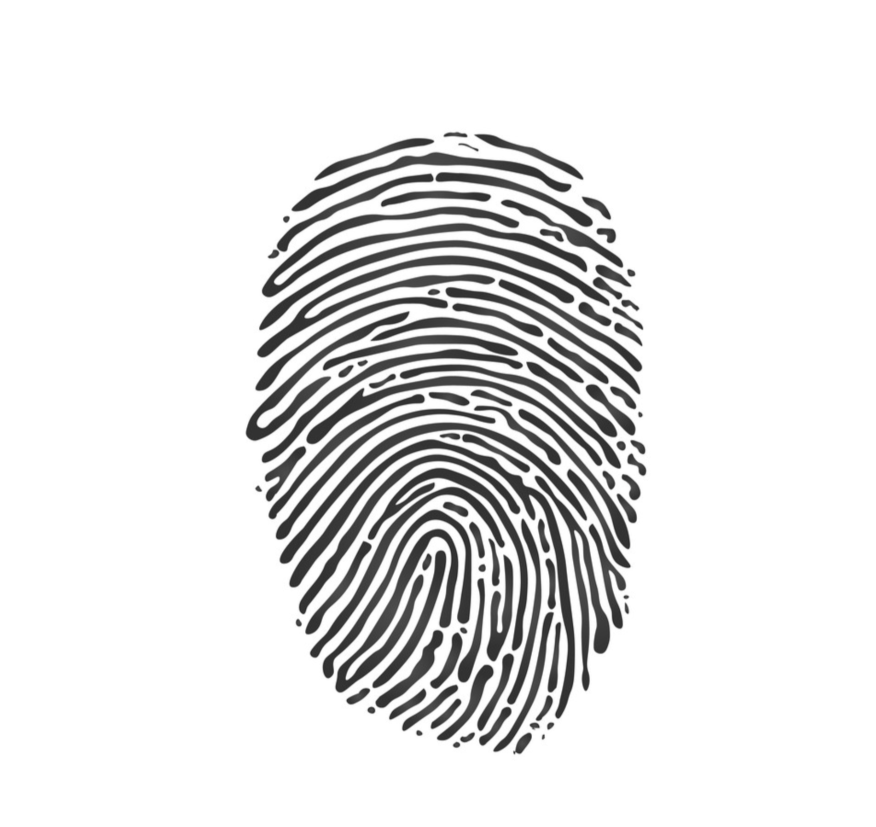
#> input picture Learning Phase/Image Processing/7.png, 1752 x 1654 px (shown at 1/2 size)
$ python morphological_operation.py
#> lines starting #> are read from the running program, lines starting #| are printed output that depends on the picture; after the words box and inside, x2 and y2 are one past the last pixel; in counts of white or black regions, pixels touching at a corner belong together
import cv2
import numpy as np

img = cv2.imread('7.png')
#> img is the input picture: shape (1654, 1752, 3); mean B, G, R 228.9, 228.9, 228.9

img = cv2.resize(img, (480, 360))
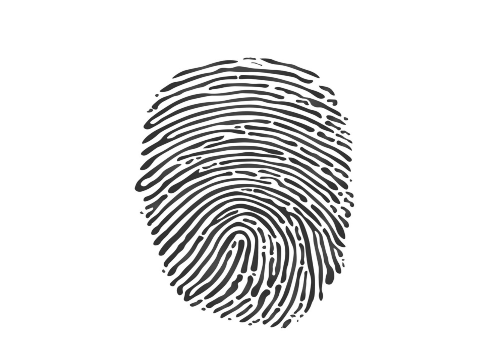
#> img: shape (360, 480, 3); mean B, G, R 228.8, 228.8, 228.8
gray_img = cv2.cvtColor(img, cv2.COLOR_BGR2GRAY)

_, thr = cv2.threshold(gray_img, 127, 255, cv2.THRESH_BINARY)
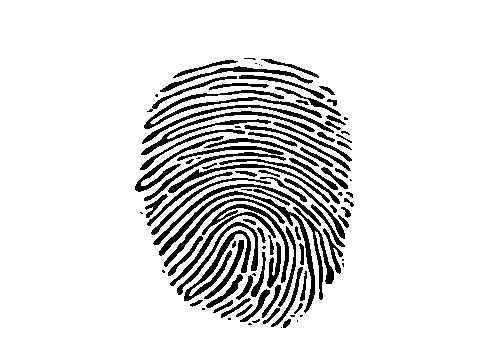
#> thr: shape (360, 480); 87.7% white; 107 black regions (26 under 20 px), largest, box (x1, y1, x2, y2) and area: (159, 191, 315, 313) 1186, (144, 90, 322, 129) 1063, (141, 111, 315, 155) 968

# Define the kernel (structuring element)
kernel = np.ones((3,3), np.uint8)

# Apply erosion
erosion = cv2.erode(thr, kernel, iterations = 1)
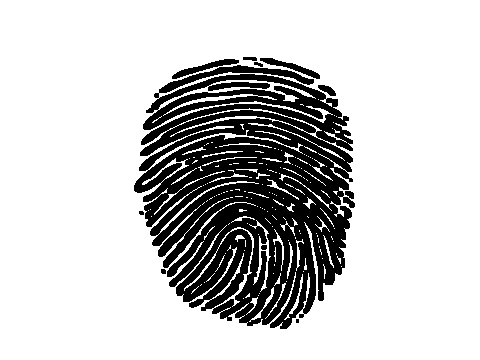
#> erosion: shape (360, 480); 78.4% white; 10 black regions (2 under 20 px), largest, box (x1, y1, x2, y2) and area: (134, 65, 355, 329) 36394, (172, 59, 239, 79) 373, (260, 58, 320, 79) 334
# Apply dilation
dilation = cv2.dilate(thr, kernel, iterations = 1)
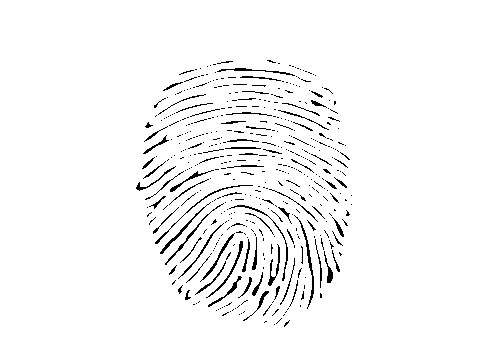
#> dilation: shape (360, 480); 96.5% white; black in thin lines or dots, all inside (x1, y1, x2, y2) = (136, 60, 352, 327)
# Apply opening
opening = cv2.morphologyEx(thr, cv2.MORPH_OPEN, kernel)
#> opening: shape (360, 480); 86.9% white; 41 black regions (16 under 20 px), largest, box (x1, y1, x2, y2) and area: (135, 136, 351, 327) 12758, (177, 219, 266, 318) 2721, (140, 111, 351, 171) 1927
# Apply closing
closing = cv2.morphologyEx(thr, cv2.MORPH_CLOSE, kernel)
#> closing: shape (360, 480); 89.2% white; 194 black regions (48 under 20 px), largest, box (x1, y1, x2, y2) and area: (255, 196, 315, 310) 654, (199, 230, 251, 283) 524, (159, 191, 243, 255) 487


# Stack images horizontally and vertically to form a 2x2 grid
top_row = np.hstack((erosion, dilation))
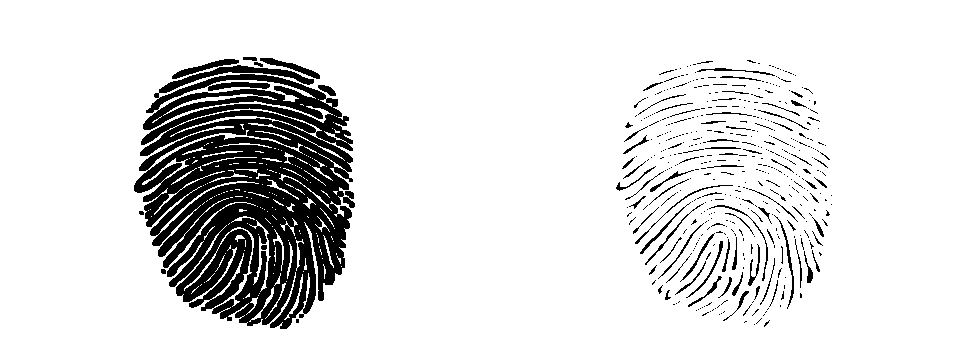
#> top_row: shape (360, 960); 87.4% white; 466 black regions (382 under 20 px), largest, box (x1, y1, x2, y2) and area: (134, 65, 355, 329) 36394, (172, 59, 239, 79) 373, (260, 58, 320, 79) 334
bottom_row = np.hstack((opening, closing))
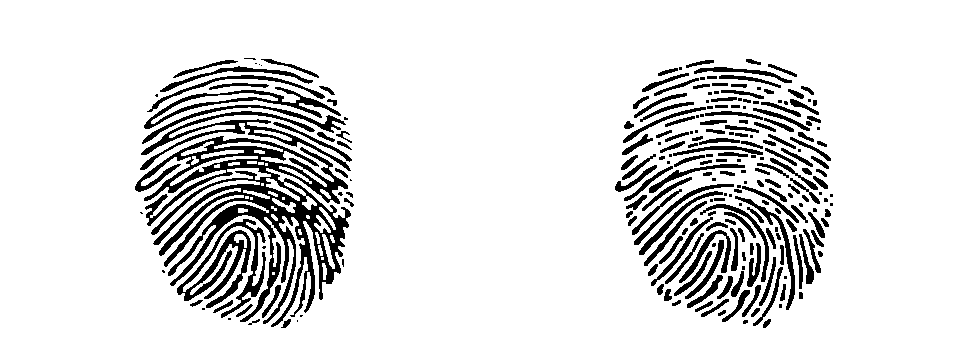
#> bottom_row: shape (360, 960); 88.1% white; 235 black regions (64 under 20 px), largest, box (x1, y1, x2, y2) and area: (135, 136, 351, 327) 12758, (177, 219, 266, 318) 2721, (140, 111, 351, 171) 1927

# Combine the two rows vertically
result = np.vstack((top_row, bottom_row))
#> result: shape (720, 960); 87.8% white; 701 black regions (446 under 20 px), largest, box (x1, y1, x2, y2) and area: (134, 65, 355, 329) 36394, (135, 496, 351, 687) 12758, (177, 579, 266, 678) 2721

# Optionally, add labels to each section of the result image
font = cv2.FONT_HERSHEY_SIMPLEX
cv2.putText(result, 'Dilation', (30, 50), font, 1, (0, 0, 0), 1, cv2.LINE_AA)
cv2.putText(result, 'Erosion', (480 + 30, 50), font, 1, (0, 0, 0), 1, cv2.LINE_AA)
cv2.putText(result, 'Closing', (50, 360 + 50), font, 1, (0, 0, 0), 1, cv2.LINE_AA)
cv2.putText(result, 'Opening', (480 + 50, 360 + 50), font, 1, (0, 0, 0), 1, cv2.LINE_AA)
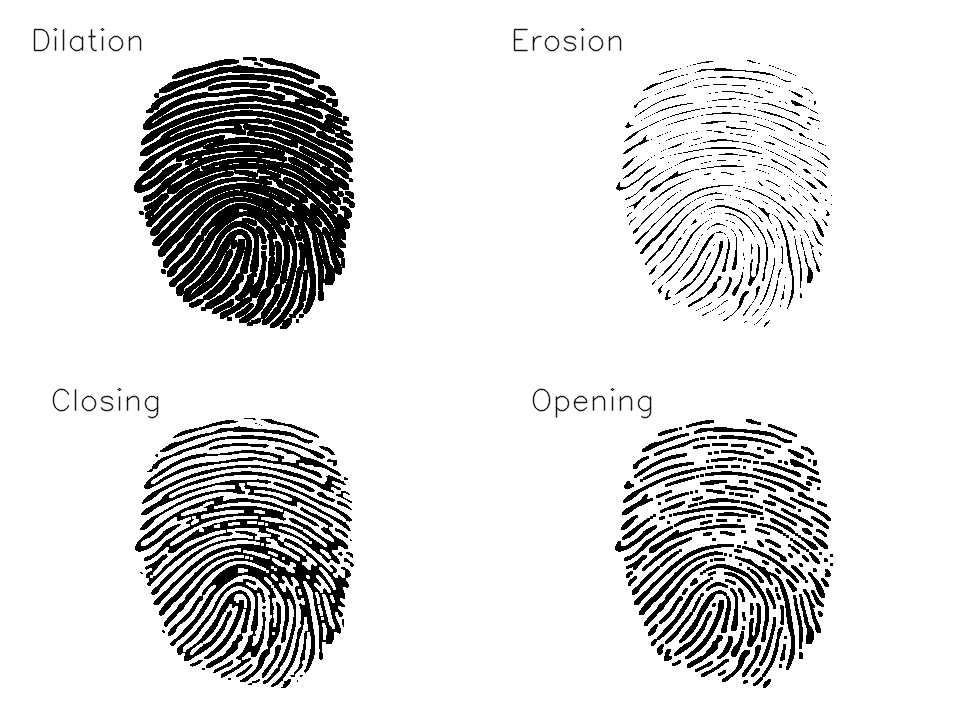
#> result: shape (720, 960); min 0, max 255, mean 223.2

cv2.imshow('thresholod', thr)
# Display the combined image
cv2.imshow('Morphological Transformations (2x2 Grid)', result)
cv2.waitKey(0)
cv2.destroyAllWindows()

$ run again, with Learning Phase/Image Processing/2.jpg saved as Learning Phase/Image Processing/7.png
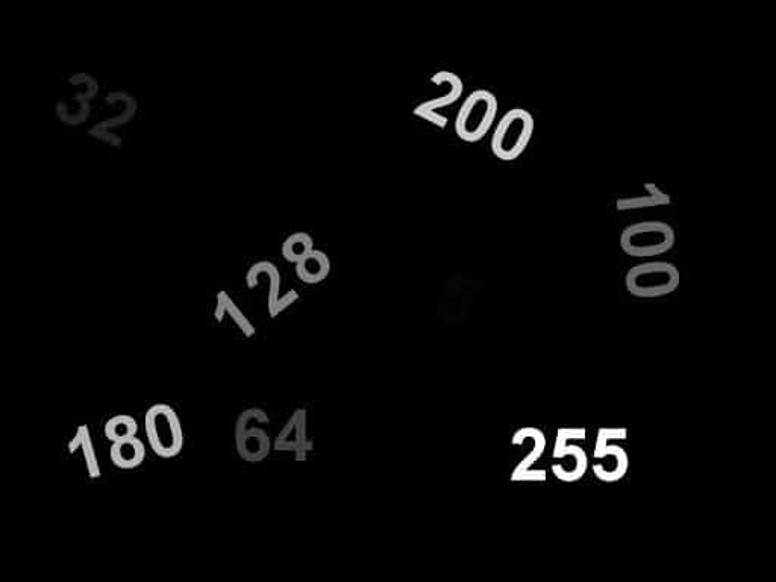
#> input picture Learning Phase/Image Processing/2.jpg, 776 x 582 px
#> img is the input picture: shape (582, 776, 3); min 0, max 255, mean 6.5
#> img: shape (360, 480, 3)
#> `_, thr = cv2.threshold(gray_img, 127, 255, cv2.THRESH_BINARY)`:
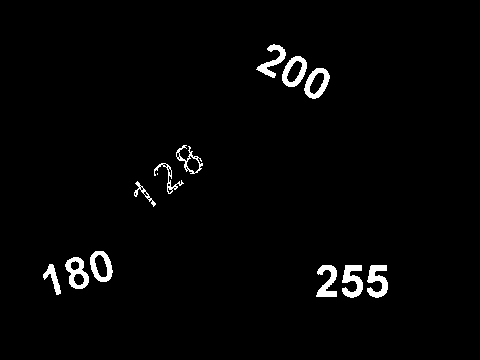
#> thr: shape (360, 480); 2.2% white; 13 white regions (1 under 20 px), largest, box (x1, y1, x2, y2) and area: (342, 265, 363, 298) 417, (367, 265, 388, 298) 413, (65, 257, 89, 289) 390
#> erosion: shape (360, 480); 1% white; 15 white regions (6 under 20 px), largest, box (x1, y1, x2, y2) and area: (343, 266, 362, 297) 244, (368, 266, 387, 297) 240, (318, 266, 336, 296) 208
#> dilation: shape (360, 480); 3.4% white; 12 white regions, largest, box (x1, y1, x2, y2) and area: (341, 264, 364, 299) 599, (366, 264, 389, 299) 595, (64, 256, 90, 290) 580
#> opening: shape (360, 480); 1.9% white; 15 white regions (6 under 20 px), largest, box (x1, y1, x2, y2) and area: (342, 265, 363, 298) 416, (367, 265, 388, 298) 408, (65, 257, 89, 289) 390
#> closing: shape (360, 480); 2.3% white; 12 white regions, largest, box (x1, y1, x2, y2) and area: (342, 265, 363, 298) 419, (367, 265, 388, 298) 413, (65, 257, 89, 289) 394
#> top_row: shape (360, 960); 2.2% white; 27 white regions (6 under 20 px), largest, box (x1, y1, x2, y2) and area: (821, 264, 844, 299) 599, (846, 264, 869, 299) 595, (544, 256, 570, 290) 580
#> bottom_row: shape (360, 960); 2.1% white; 27 white regions (6 under 20 px), largest, box (x1, y1, x2, y2) and area: (822, 265, 843, 298) 419, (342, 265, 363, 298) 416, (847, 265, 868, 298) 413
#> `result = np.vstack((top_row, bottom_row))`:
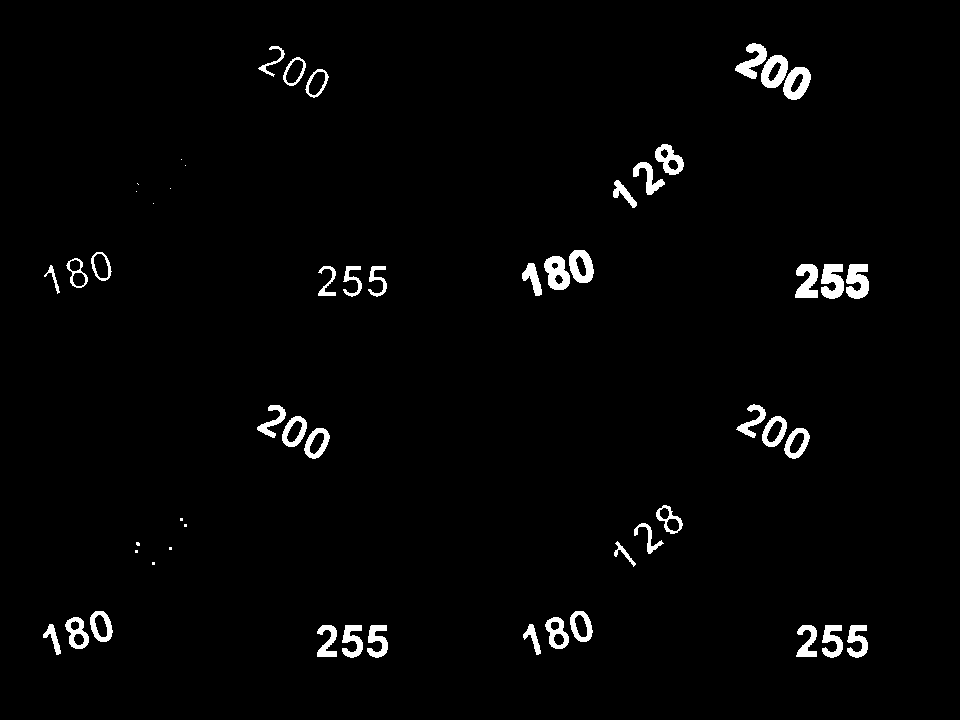
#> result: shape (720, 960); 2.2% white; 54 white regions (12 under 20 px), largest, box (x1, y1, x2, y2) and area: (821, 264, 844, 299) 599, (846, 264, 869, 299) 595, (544, 256, 570, 290) 580
